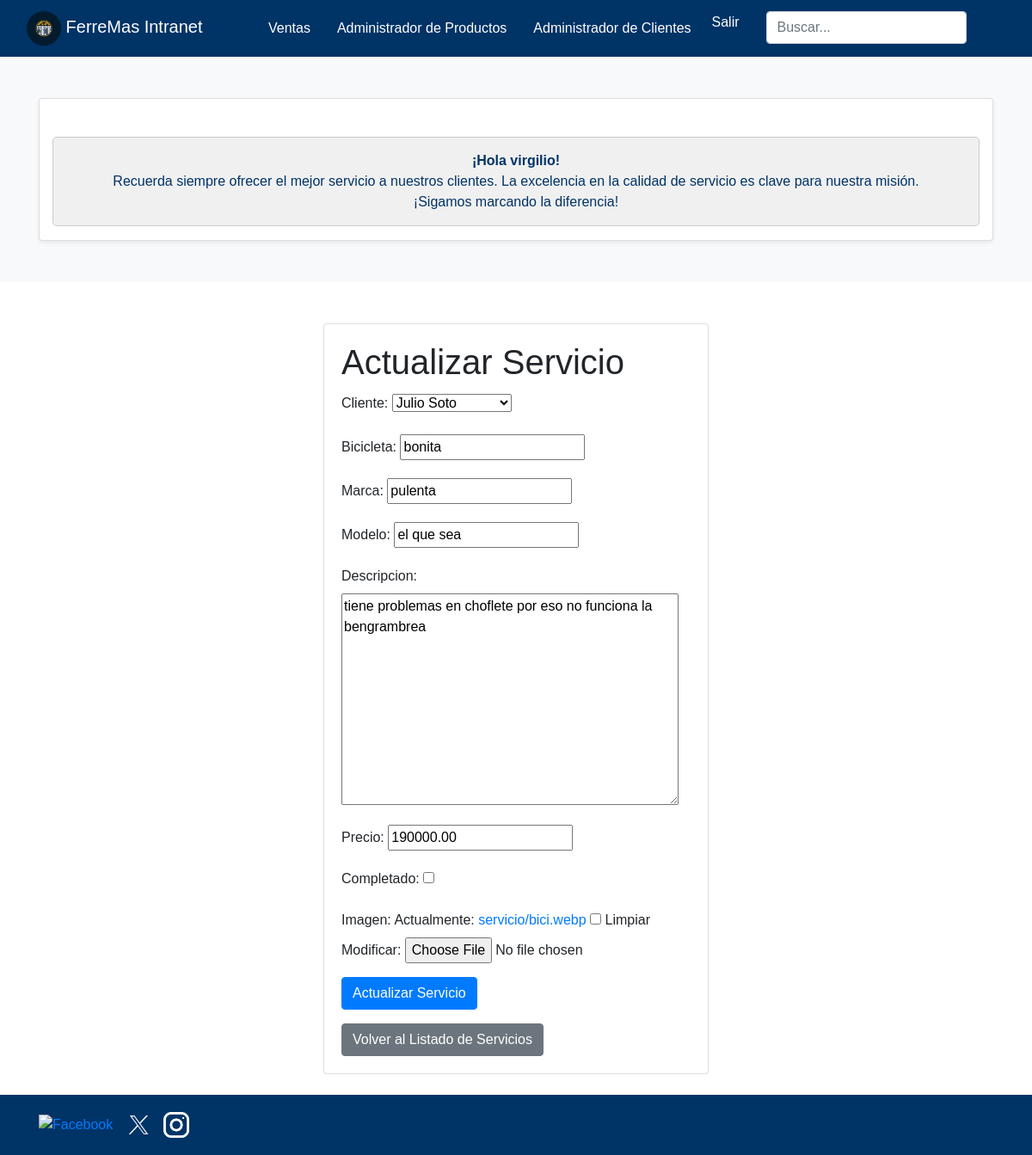
Page /servicios/1/actualizar/ (signed in) on the committed database.
### core/models.py (models this page shows, shortened)
class Servicio(models.Model):
    cliente = models.ForeignKey(Cliente, on_delete=models.CASCADE)
    bicicleta = models.CharField(max_length=100, blank=True)
    marca = models.CharField(max_length=100, blank=True)
    modelo = models.CharField(max_length=100, blank=True)
    descripcion = models.TextField()
    fecha_servicio = models.DateTimeField(auto_now_add=True)
    precio = models.DecimalField(max_digits=10, decimal_places=2)
    completado = models.BooleanField(default=False)
    imagen = models.ImageField(upload_to='servicio/', null=True, blank=True)

### core/views.py (the view)
# urls.py: path('servicios/<int:pk>/actualizar/', actualizar_servicio, name='servicio_actualizar'),
@staff_required
def actualizar_servicio(request, pk):
    servicio = get_object_or_404(Servicio, pk=pk)
    if request.method == 'POST':
        form = ServicioForm(request.POST, request.FILES, instance=servicio)
        if form.is_valid():
            form.save()
            return redirect('listar_servicios')
    else:
        form = ServicioForm(instance=servicio)
    return render(request, 'core/servicio_actualizar.html', {'form': form, 'servicio': servicio})

### core/forms.py
class ServicioForm(forms.ModelForm):
    class Meta:
        model = Servicio
        fields = '__all__'  # Puedes personalizar los campos aquí si es necesario

### core/context_processors.py (called while the page is built)
def carrito_contador(request):
    return {'cantidad_productos': contar_items(request)}

### core/models.py (called while the page is built)
    def __str__(self):
        return self.nombre

### core/views.py (called while the page is built)
def contar_items(request):
    if request.user.is_authenticated:
        cantidad_productos = CarritoItem.objects.filter(usuario=request.user).aggregate(Sum('cantidad'))['cantidad__sum'] or 0
    else:
        cantidad_productos = 0
    return cantidad_productos

### core/templates/core/servicio_actualizar.html (shortened to what this page needs)
{% extends "core/base_intranet.html" %}
{% block content %}
<div class="d-flex justify-content-center mt-5">
    <div class="card" style="width: 28rem;">
        <div class="card-body">
            <h1 class="card-title">Actualizar Servicio</h1>
            <form method="post" enctype="multipart/form-data">
                {{ form.as_p }}
                <button type="submit" class="btn btn-primary">Actualizar Servicio</button>
            </form>
            <a href="{% url 'listar_servicios' %}" class="btn btn-secondary mt-3">Volver al Listado de Servicios</a>
        </div>
    </div>
</div>
{% endblock %}

### core/templates/core/base_intranet.html (shortened to what this page needs)
{% load static %}
<!DOCTYPE html>
<html lang="es">
<head>
    <link href="https://stackpath.bootstrapcdn.com/bootstrap/4.5.2/css/bootstrap.min.css" rel="stylesheet">
</head>
<body>
    <header>
        <nav class="navbar navbar-expand-lg navbar-dark">
            <div class="container-fluid navbar-center">
                <a class="navbar-brand" href="{% url 'inicio_intra' %}">
                    <img src="{% static 'img/logoferremas.jpg' %}" alt="Logo" class="brand-image img-circle elevation-3" style="width: 40px; height: 40px; object-fit: cover; border-radius: 50%;">
                    <span class="logo-text">FerreMas Intranet</span>
                </a>
                <div class="collapse navbar-collapse" id="navbarNav">
                    <ul class="navbar-nav ml-auto">
                        <li class="nav-item">
                            <a class="nav-link" href="{% url 'ventas_listar' %}">Ventas</a>
                        </li>
                        <li class="nav-item">
                            <a class="nav-link" href="{% url 'mantenedor_productos' %}">Administrador de Productos</a>
                        </li>
                        <li class="nav-item">
                            <a class="nav-link" href="{% url 'mantenedor_clientes' %}">Administrador de Clientes</a>
                        </li>
                        <li class="nav-item d-flex justify-content-center">
                            <form id="logout-form" method="POST" action="{% url 'logout' %}" style="display: inline;">
                                <a href="#" class="nav-link btn btn-link" style="padding: 0; color: white; text-decoration: none;" onclick="document.getElementById('logout-form').submit();">
                                    Salir
                                </a>
                            </form>
                        </li>
                        <li class="nav-item">
                            <form class="form-inline my-2 my-lg-0">
                                <input class="form-control mr-sm-2" type="search" placeholder="Buscar..." aria-label="Buscar">
                            </form>
                        </li>
                    </ul>
                </div>
            </div>
        </nav>
    </header>
    {% if user.is_authenticated %}
    <div class="container-fluid bg-light py-5">
        <div class="container text-center">
            <div class="row justify-content-center">
                <div class="col-lg-12">
                    <div class="card shadow-sm">
                        <main class="container mt-4">
                            <div class="alert alert-info" role="alert">
                                <strong>¡Hola {{user.username}}!</strong> </br>Recuerda siempre ofrecer el mejor servicio a nuestros clientes. La excelencia en la calidad de servicio es clave para nuestra misión. </br>¡Sigamos marcando la diferencia!
                            </div>
                        </main>
                    </div>
                </div>
            </div>
        </div>
    </div>
    {% endif %}
    {% block content %}
    {% endblock %}
    <footer class="footer-content mt-4">
        <div class="container">
            <div class="row">
                <div class="col-md-6">
                    <div class="social-media">
                        <a href="#"><img src="{% static 'img/facebook.png' %}" alt="Facebook"></a>
                        <a href="#"><img src="{% static 'img/x.webp' %}" alt="Twitter"></a>
                        <a href="#"><img src="{% static 'img/instagram.png' %}" alt="Instagram"></a>
                    </div>
                </div>
            </div>
        </div>
    </footer>
</body>
</html>

### core/templates/core/base_intranet.html (style rules this page uses)
body { font-family: Arial, sans-serif; }
.navbar { background-color: #003366; }
.navbar-brand img { height: 50px; width: auto; }
.nav-link { color: white !important; transition: color 0.3s; }
.form-inline .form-control { border-radius: 0.25rem; }
.footer-content { background-color: #003366; color: white; padding: 20px; }
.social-media img { width: 30px; margin-right: 10px; }
.navbar-center { display: flex; justify-content: center; width: 100%; }
.navbar-center .navbar-nav { margin: auto; }
.alert { background-color: #f0f0f0; border-color: #ccc; color: #003366; text-align: center; padding: 15px; border-radius: 5px; margin-top: 20px; }
.alert strong { color: #003366; }
.navbar-nav { flex-direction: row; }
.navbar-nav .nav-item { margin-left: 15px; }
.navbar-nav .form-inline { margin-left: 15px; }

### rows in the picture
Servicio: cliente "Julio Soto", bicicleta "bonita", marca "pulenta", modelo "el que sea", descripcion "tiene problemas en choflete por eso no funciona la bengrambrea", precio "190000.00"

### other values in the picture
{{ user.username }} "virgilio"
